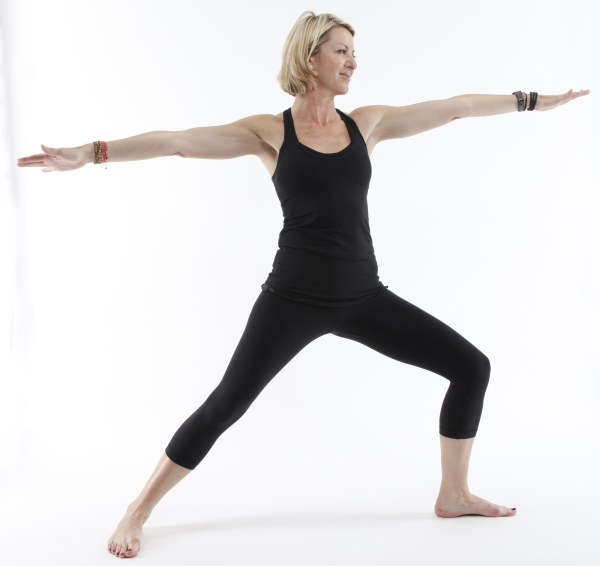
#> input picture images/pose/person1.jpg, 1200 x 1132 px, found by its file name (shown at 1/2 size)
$ jupyter execute --allow-errors example_pose.ipynb   (shell and % lines are left out)
#> lines starting #> are read from the running program, lines starting #| are printed output that depends on the picture
### util/YoloModel.py
# ==================================
#         Import Dependencies
# ==================================
import cv2
import numpy as np
import supervision as sv
from typing import Union, List, Any, Tuple, Dict
from ultralytics import YOLO
from ultralytics.engine.results import Results
from supervision.detection.core import Detections

# ==================================
#      YoloModel (Base Class)
# ==================================
class YoloModel:
    """
    A base class for wrapping Ultralytics YOLO models.

    This class provides a common interface for loading models and decoding
    standard information like inference speed and class names.
    """
    def __init__(self, model_path: str, task: str) -> None:
        """
        Initializes the YoloModel.

        Args:
            model_path (str): The path to the YOLO model file (e.g., 'yolov8n.pt').
            task (str): The task for the model, e.g., 'detect', 'classify'.
        """
        self.task = task
        self.model = YOLO(model_path, task=task)

    # [48 lines left out: functions warmup, decode_image_size, decode_speed, class_names, not called in this run]

    @property
    def training_imgsz(self) -> int:
        """Returns the image size the model was trained with."""
        return self.model.args['imgsz']

# ==================================
#    YoloClassification (Subclass)
# ==================================
class YoloClassification(YoloModel):
    """
    A specialized class for YOLO classification tasks.
    """
    # [73 lines left out: functions __init__, predict, decode_top1, decode_top5, _decode_single_top1, _decode_single_top5, not called in this run]

# ==================================
# YoloObjectBase (Intermediate Base Class)
# ==================================
class YoloObjectBase(YoloModel):
    """
    An intermediate base class for object-based tasks (detection, segmentation, pose).
    Contains shared logic for prediction, tracking, and basic object extraction.
    """
    def __init__(self, model_path: str, task: str, warmup: bool = True) -> None:
        """
        Initializes the base model for object-based tasks.

        Args:
            model_path (str): Path to the model file.
            task (str): The specific task for the model, e.g., 'detect', 'segment'.
            warmup (bool): If True, runs a dummy inference to warm up the model.
        """
#> called with model_path = 'models\\yolo11n-pose.pt', task = 'pose', warmup = True
        super().__init__(model_path, task=task)
#> (the call stopped at in __init__, `self.model = YOLO(model_path, task=task)`: ultralytics is not available in this run)
        if warmup:
            self.warmup(imgsz=self.training_imgsz or 640)
        self.tracker = sv.ByteTrack()

    # [71 lines left out: functions _set_default_kwargs, predict, tracking, extract_object, not called in this run]

# ==================================
#      YoloDetection (Subclass)
# ==================================
class YoloDetection(YoloObjectBase):
    """
    A specialized class for standard object detection.
    Inherits all prediction and tracking logic from YoloObjectBase.
    """
    # [56 lines left out: functions __init__, decode_results, _decode_single_result, decode_detections, not called in this run]

# ==================================
#     YoloSegmentation (Subclass)
# ==================================
class YoloSegmentation(YoloObjectBase):
    """
    A specialized class for instance segmentation.
    Inherits all prediction and tracking logic from YoloObjectBase.
    """
    # [82 lines left out: functions __init__, decode_results, _decode_single_result, decode_detections, segment_object, not called in this run]

# ==================================
#        YoloPose (Subclass)
# ==================================
class YoloPose(YoloObjectBase):
    """
    A specialized class for pose estimation.
    Inherits all prediction and tracking logic from YoloObjectBase.
    """
    def __init__(self, model_path: str, warmup: bool = True) -> None:
        """
        Initializes the pose estimation model.

        Args:
            model_path (str): Path to the pose estimation model file.
            warmup (bool): If True, runs a dummy inference to warm up the model.
        """
        super().__init__(model_path, task='pose', warmup=warmup)

    # [60 lines left out: functions decode_results, _decode_single_result, decode_detections, not called in this run]


### example_pose.ipynb
# Example Usage for YoloPose

## Load Model

[cell 1]
import cv2
import matplotlib.pyplot as plt
from util.YoloModel import YoloPose

#> (the rest of this cell did not finish here and is left out)

## Single Inference

[cell 2]
image = cv2.imread(r"images\pose\person1.jpg")
#> image is the input picture: shape (1132, 1200, 3); mean B, G, R 220.3, 220.2, 221.9
image = cv2.cvtColor(image, cv2.COLOR_BGR2RGB)
image_with_bbox = image.copy()

plt.imshow(image)
plt.title(f"Input")
plt.show()

#> (the rest of this cell did not finish here and is left out)

## Batch Inference

[cell 3]
image_list = [
    cv2.imread(r"images\pose\person1.jpg"),
    cv2.imread(r"images\pose\person2.jpg"),
    cv2.imread(r"images\pose\person3.jpg"),
]
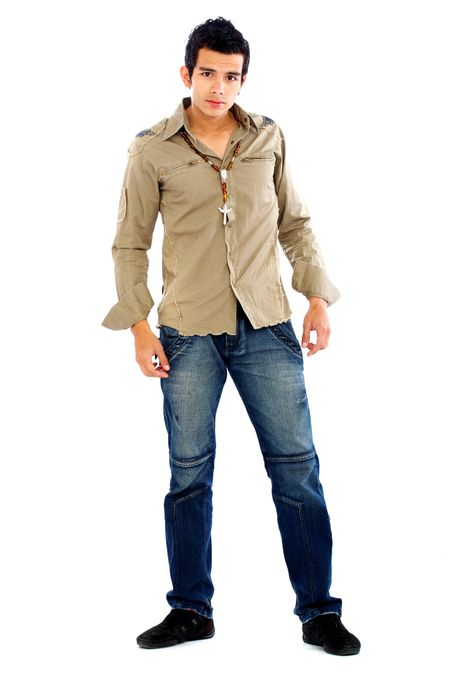
#> input picture images/pose/person2.jpg, 450 x 675 px, found by its file name
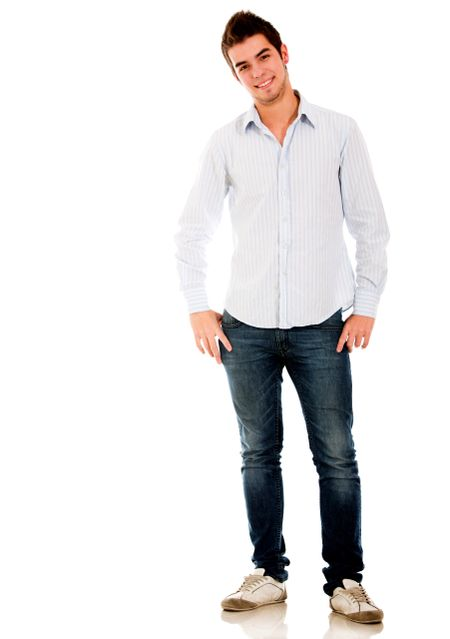
#> input picture images/pose/person3.jpg, 450 x 639 px, found by its file name

#> (the rest of this cell did not finish here and is left out)
